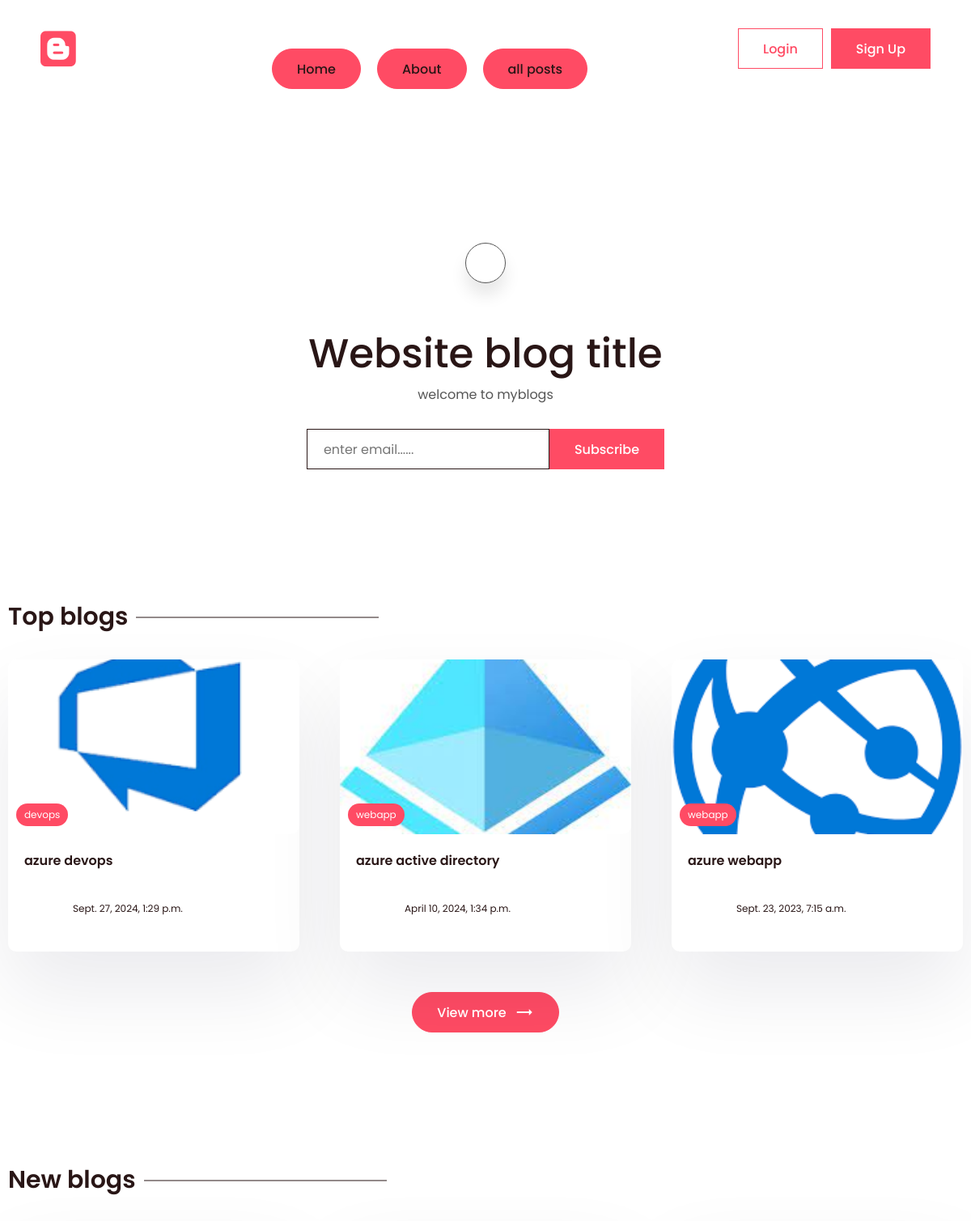
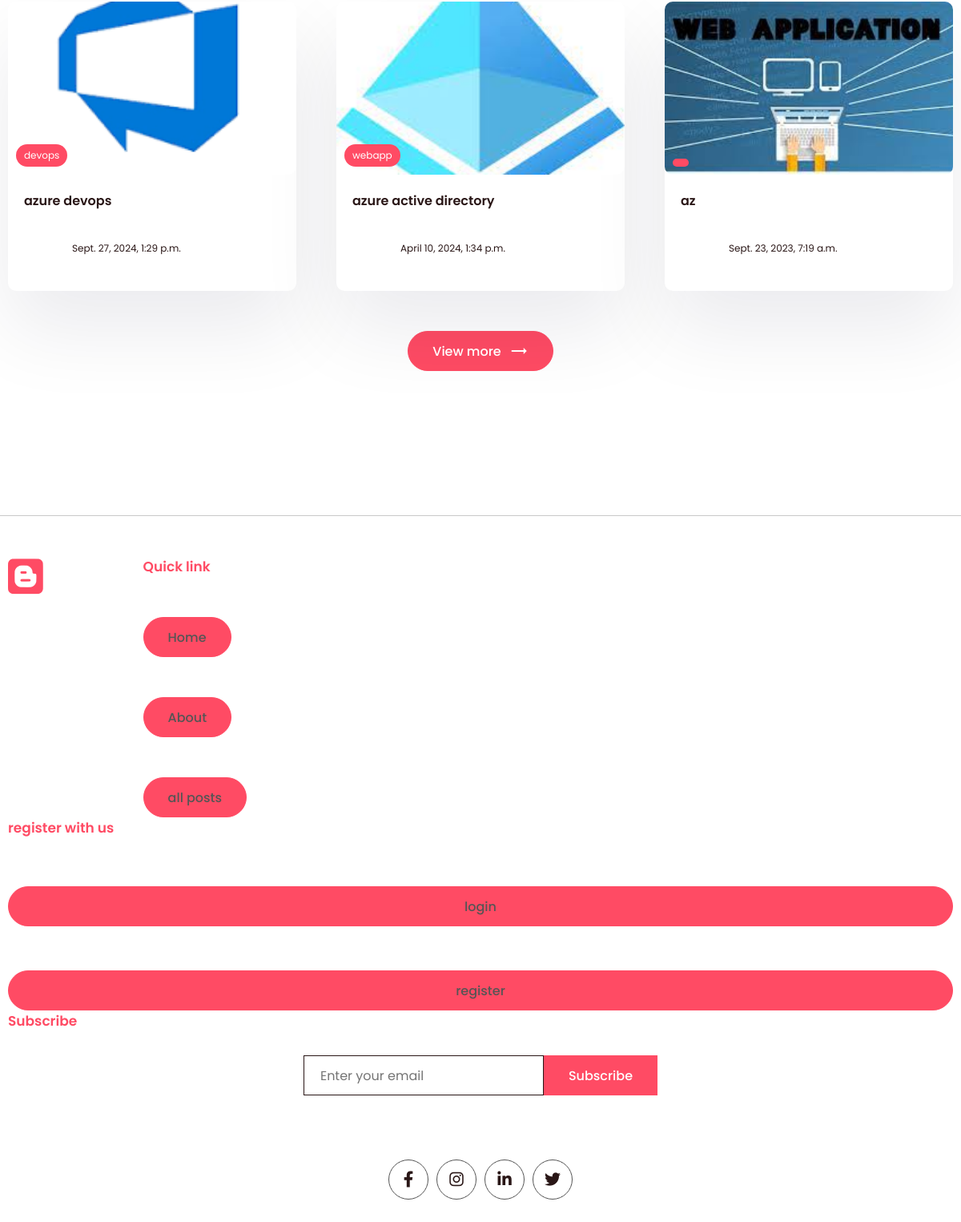
The page / on the database its author committed (2 pictures, top to bottom).
### app1/models.py (models this page shows, shortened)
class Post(models.Model):
    title=models.CharField(max_length=150)
    content=models.TextField()
    time=models.DateTimeField(auto_now=True)
    slug=models.SlugField(max_length=150,unique=True,blank=False)
    image=models.ImageField(null=True,blank=True,upload_to="images/")
    tags=models.ManyToManyField(Tag,blank=True,related_name='post')
    view_count=models.IntegerField(null=True,blank=True)
    is_featured=models.BooleanField(default=False)
    author=models.ForeignKey(User,on_delete=models.CASCADE,null=True,blank=True)
    bookmarks=models.ManyToManyField(User,related_name="bookmarks",default=None,blank=True)
    likes=models.ManyToManyField(User,related_name="post_like",default=None,blank=True)

class Tag(models.Model):
    name=models.CharField(max_length=78)
    description=models.CharField(max_length=150)
    slug=models.SlugField(max_length=78,unique=True)

### app1/views.py (the view)
# urls.py: path('',views.index,name="index"),
def index(request):
    subscribe_form=SubscribeForm()
    posts=Post.objects.all()
    top_posts=Post.objects.all().order_by('-view_count')[0:3]
    recent_posts=Post.objects.all().order_by('-time')[0:3]
    featured_blog=Post.objects.filter(is_featured=True)
    subscribe_successful=None
    website_info=None
    if WebsiteMeta.objects.all().exists():
        website_info=WebsiteMeta.objects.all()[0]
    if featured_blog:
        featured_blog=featured_blog[0]
    if request.POST:
        subscribe_form=SubscribeForm(request.POST)
        if subscribe_form.is_valid():
            subscribe_form.save()
            subscribe_successful='subscribed successfully'
            subscribe_form=SubscribeForm()
    context={'posts':posts,'top_posts':top_posts,'recent_posts':recent_posts,'subscribe_form':subscribe_form,'subscribe_successful':subscribe_successful,'featured_blog':featured_blog,'website_info':website_info}
    return render(request,'app1/index.html',context)

### app1/forms.py
class SubscribeForm(forms.ModelForm):
    class Meta:
        model=Subscribe
        fields='__all__'
        labels={'email':_('')}
    def __init__(self,*args,**kwargs):
        super().__init__(*args,**kwargs)
        self.fields['email'].widget.attrs['placeholder']='enter email......'

### app1/templates/app1/index.html (shortened to what this page needs)
{% extends 'base.html' %}
{% block content %}
<main class="sp">
      <div class="container">
        <center>
          <div class="search-bar">
            <a href="{% url 'search' %}" class="animated-search" onclick="searchbar()">
            </a>
          </div>
          <div class="typo">
            {% if website_info.title %}
            <h1 class="title">{{website_info.title}}</h1>
            {% else %}
            <h1 class="title">Website blog title</h1>
            {% endif %}
            {% if website_info.description %}
            <p>{{website_info.description}}</p>
            {% else %}
            <p>
              welcome to myblogs
            </p>
            {% endif %}
          </div>
          <div class="newsletter">
            <form method="POST">
              {{subscribe_form.email}}
              <button class="btn btn-primary">Subscribe</button>
            </form>
          </div>
        </center>
      </div>
</main>
    <section class="sp">
      <div class="container">
        <h1 class="sec-title">Top blogs</h1>
        <div class="grid-3">
          {% for post  in top_posts  %}
          <a href="{% url 'post_page' post.slug %}">
            <div class="card">
              <div class="post-img">
                <img src="{{post.image.url}}" alt="" />
                <div class="tag">{{post.tags.all.0.name}}</div>
              </div>
              <div class="card-content">
                <h3>
                 {{post.title}}
                </h3>
                <div class="author">
                  <div class="profile-pic">
                  </div>
                  <div class="details">
                    <small>{{post.time}}</small>
                  </div>
                </div>
              </div>
            </div>
          </a>
          {% endfor %}
        </div>
        <center>
          <a href="{% url 'all_post' %}"><button class="btn btn-primary rounded view">
            View more <span class="material-icons"> trending_flat </span>
          </button></a>
        </center>
      </div>
    </section>
    <section class="sp">
      <div class="container">
        <h1 class="sec-title">New blogs</h1>
        <div class="grid-3">
         {% for post  in recent_posts %}
          <a href="{% url 'post_page' post.slug %}">
            <div class="card">
              <div class="post-img">
                <img src="{{post.image.url}}" alt="" />
                <div class="tag">{{post.tags.all.0.name}}</div>
              </div>
              <div class="card-content">
                <h3>
                  {{post.title}}
                </h3>
                <div class="author">
                  <div class="profile-pic">
                  </div>
                  <div class="details">
                    <small>{{post.time}}</small>
                  </div>
                </div>
              </div>
            </div>
          </a>
          {% endfor %}
        </div>
        <center>
          <a href="{% url 'all_post' %}"><button class="btn btn-primary rounded view">
            View more <span class="material-icons"> trending_flat </span>
          </button></a>
        </center>
      </div>
    </section>
    {% endblock content %}

### templates/base.html (shortened to what this page needs)
{% load static %}
<!DOCTYPE html>
<html lang="en">
  <head>
    <link rel="stylesheet" href="{% static 'app1/style.css' %}" />
    <link
      rel="stylesheet"
      href="https://unicons.iconscout.com/release/v2.1.6/css/unicons.css"
    />
    <link
      rel="stylesheet"
      href="https://cdnjs.cloudflare.com/ajax/libs/font-awesome/6.1.1/css/all.min.css"
    />
  </head>
  <body>
    <header>
      <div class="container container-fluid">
        <div class="logo">
          <i class="fa-brands fa-blogger"></i>
        </div>
        <div class="links">
          <button class="btn btn-primary rounded view">
          <a href="{% url 'index' %}">Home</a></button>
          <button class="btn btn-primary rounded view">
          <a href="{% url 'about' %} ">About</a></button>
          <button class="btn btn-primary rounded view">
          <a href="{% url 'all_post' %}">all posts</a></button>
        </div>
        <div class="action-btn">
          {% if user.is_authenticated %}
          <a href="{% url 'logout' %}"
            ><button class="btn btn-scoundary">Logout</button></a
          >
          {% else %}
          <a href="{% url 'login' %}"
            ><button class="btn btn-scoundary">Login</button></a
          >
          <a href="{% url 'register' %}">
            <button class="btn btn-primary">Sign Up</button></a
          >
          {% endif %}
        </div>
      </div>
    </header>
    <main>
    {% block content %}
    {% endblock content %}
    </main>
    <footer>
      <div class="container">
        <div class="grid-4">
          <div class="logo f-logo">
            <i class="fa-brands fa-blogger"></i>
          </div>
          <div class="link">
            <h2>Quick link</h2><button class="btn btn-primary rounded view">
              <a href="{% url 'index' %}">Home</a></button>
              <button class="btn btn-primary rounded view">
              <a href="{% url 'about' %}">About</a></button>
              <button class="btn btn-primary rounded view">
              <a href="{% url 'all_post' %}">all posts</a></button>
            </div>
          </div>
          <div class="link">
            {% if user.is_authenticated %}
            <h2>Your Favourites</h2>
            <div class="q-link">
              <a href="{% url 'all_liked_posts' %} ">likes</a>
              <a href="{% url 'all_bookmarked_post' %} ">bookmarks</a>
            </div>
            {% else %}
            <h2>register with us</h2>
            <div class="q-link">
              <button class="btn btn-primary rounded view">
              <a href="{% url 'login' %} ">login</a></button>
              <button class="btn btn-primary rounded view">
              <a href="{% url 'register' %} ">register</a></button>
            </div>
            {% endif %}
          </div>
          <div class="news-signup">
            <h2>Subscribe</h2>
            <div class="newsletter">
              <form method="POST">
                <input
                  type="email"
                  name="email"
                  maxlength="100"
                  placeholder="Enter your email"
                  required=""
                  id="id_email"
                />
                <button class="btn btn-primary">Subscribe</button>
              </form>
            </div>
          </div>
        </div>
        <div class="share">
          <div class="social">
            <a href="#">
              <i class="fa-brands fa-facebook-f"></i>
            </a>
            <a href="#">
              <i class="fa-brands fa-instagram"></i>
            </a>
            <a href="#">
              <i class="fa-brands fa-linkedin-in"></i>
            </a>
            <a href="#">
              <i class="fa-brands fa-twitter"></i>
            </a>
          </div>
        </div>
    </footer>
  </body>
</html>

### app1/static/app1/style.css (style rules this page uses)
* { margin: 0; padding: 0; box-sizing: border-box; text-decoration: none; border: none; outline: none; list-style: none; font-family: "Poppins", sans-serif; color: var(--black); }
:root { --red: #ff4b64; --black: #291616; --des: #555555; --shadow: #ffffff1a 0px 1px 1px 0px inset, #32325d40 0px 50px 100px -20px, #0000004d 0px 30px 60px -30px; --shadow2: rgba(17, 12, 46, 0.084) 0px 48px 100px 0px; }
html { font-size: 62.5%; }
[class*="grid"] { display: grid; }
img { width: 100%; }
.container { max-width: 1220px; margin: auto; padding: 0 10px; }
.container-fluid { max-width: 100%; padding: 0 5rem; }
p, a { font-size: 1.6rem; color: var(--des); }
input, textarea { font-size: 1.6rem; color: var(--black); }
header { padding: 1rem 0; position: fixed; width: 100%; z-index: 99999; background: white; top: 0rem; }
header .container { display: flex; align-items: center; justify-content: space-between; }
.logo { width: 20rem; }
.logo i { font-size: 5rem; color: var(--red); }
.btn { cursor: pointer; height: 5rem; padding: 0 3rem; font-size: 1.6rem; font-weight: 500; border: 1px solid var(--red); display: flex; align-items: center; justify-content: center; gap: 1rem; }
.btn span { color: white; }
.btn-primary { background: var(--red); color: white; }
.btn-scoundary { background: transparent; color: var(--red); }
.rounded { border-radius: 5rem; }
.action-btn, .links { display: flex; align-items: center; gap: 1rem; }
.links { gap: 2rem; }
.links a { color: var(--black); font-size: 1.6rem; font-weight: 500; }
.search-bar, .animated-search { width: 5rem; aspect-ratio: 1/1; border: 1px solid var(--des); border-radius: 50%; display: flex; align-items: center; justify-content: center; background: white; box-shadow: 0 15px 20px #00000018; cursor: pointer; margin-top: 10rem; z-index: 2; }
.search-bar { box-shadow: unset; border: none; }
.search-bar .animated-search { margin-top: 0; }
.typo { width: 50%; margin-top: 5rem; }
.title { font-size: 5rem; font-weight: 500; }
.newsletter form { display: flex; align-items: center; justify-content: center; margin-top: 3rem; }
.newsletter input { border: 1px solid var(--black); height: 5rem; width: 30rem; padding: 0 2rem; }
.sp { padding: 8rem 0; }
.post-img { height: 40rem; width: 100%; overflow: hidden; border-radius: 1rem; }
.post-img img { height: 100%; object-fit: cover; object-position: center; }
.sec-title { font-size: 3rem; font-weight: 600; position: relative; width: fit-content; margin-bottom: 3rem; }
.sec-title::after { content: ""; position: absolute; right: -31rem; height: 1px; width: 30rem; background: var(--black); top: 50%; transform: translateY(-50%); }
.grid-3 { grid-template-columns: repeat(3, 1fr); gap: 5rem; }
.card { background: white; box-shadow: var(--shadow2); border-radius: 1rem; cursor: pointer; transition: 0.3s; }
.post-img { position: relative; }
.tag { position: absolute; bottom: 1rem; left: 1rem; background: var(--red); color: white; border-radius: 5rem; padding: 0.5rem 1rem; font-size: 1.2rem; }
.card-content { padding: 2rem; padding-bottom: 3rem; }
.card h3 { font-size: 1.6rem; font-weight: 600; }
.card .post-img { width: 100%; height: unset; aspect-ratio: 1/0.6; }
.author { display: flex; align-items: center; gap: 1rem; margin-top: 2rem; }
.profile-pic { width: 5rem; aspect-ratio: 1/1; border-radius: 50%; overflow: hidden; }
.author small { color: var(--black); font-size: 1.2rem; }
.view { margin-top: 5rem; }
.grid-4 { grid-template-columns: 1fr 3fr 3fr auto; align-items: flex-start; }
.logo { width: 10rem; }
.q-link { display: flex; justify-content: space-around; flex-direction: column; gap: 0.5rem; margin-top: 1rem; }
.link h2, .news-signup h2 { color: var(--red); font-weight: 600; font-size: 1.7rem; }
.news-signup .newsletter { margin-top: 1.5rem; }
footer { padding: 5rem 0; margin-top: 5rem; }
footer .container { border-top: 1px solid #00000036; padding-top: 5rem; }
.share { width: fit-content; margin: auto; margin-top: 8rem; }
.social { display: flex; align-items: center; gap: 1rem; }
.social a { width: 5rem; aspect-ratio: 1/1; border-radius: 50%; border: 1px solid var(--des); display: flex; align-items: center; justify-content: center; transition: 0.3s; }
.social i { color: var(--black); font-size: 2rem; transition: 0.3s; }
main { padding-top: 10rem !important; }

### rows shown on the page
Post: image (picture), tags.all.0.name "devops", title "azure devops", time "Sept. 27, 2024, 1:29 p.m."
Post: image (picture), tags.all.0.name "webapp", title "azure active directory", time "April 10, 2024, 1:34 p.m."
Post: image (picture), tags.all.0.name "webapp", title "azure webapp", time "Sept. 23, 2023, 7:15 a.m."
Post: image (picture), title "az", time "Sept. 23, 2023, 7:19 a.m."
